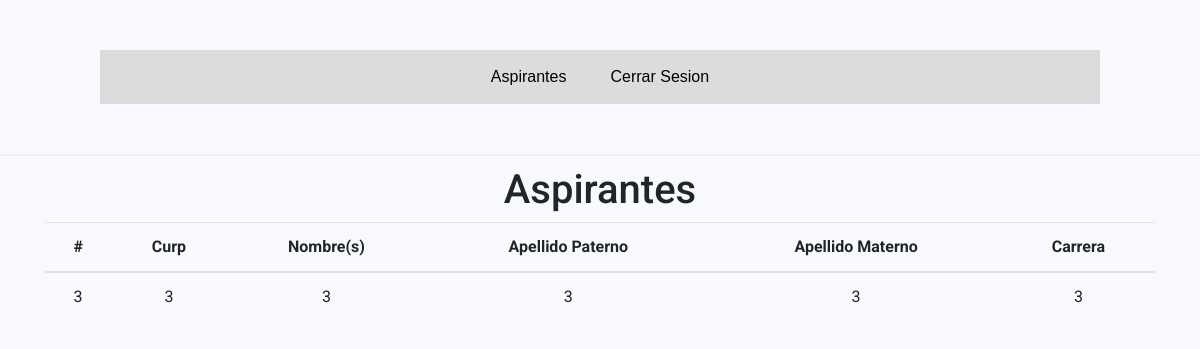
/checkup.php (signed in), run on the app's committed database.
### tables this page shows
CREATE TABLE `users` (
  `id` int(11) NOT NULL,
  `curp` varchar(200) NOT NULL,
  `password` varchar(200) NOT NULL,
  `nombres` varchar(200) NOT NULL,
  `apellido_paterno` varchar(200) NOT NULL,
  `apellido_materno` varchar(200) NOT NULL,
  `tipo` varchar(200) NOT NULL,
  `carrera` varchar(200) NOT NULL
);

### checkup.php (the view, shortened to what this page needs)
<?php
  require 'database.php';
  if (isset($_SESSION['user_id'])) {
    $records = $conn->prepare('SELECT * FROM users WHERE id = :id');
    $records->bindParam(':id', $_SESSION['user_id']);
    $records->execute();
    $results = $records->fetch(PDO::FETCH_ASSOC);
    $user = null;
    if (count($results) > 0) {
      $user = $results;
      $USER_ID = $_SESSION['user_id'];
      $tipousuario = "SELECT tipo FROM users WHERE id = ?";
$consultatipo = $conn->prepare($tipousuario);
$consultatipo->execute(array($USER_ID));
$tipo = $consultatipo->fetch(PDO::FETCH_ASSOC);
    }
  }else if (isset($_SESSION['admin_id'])) {
    $records = $conn->prepare('SELECT * FROM admin WHERE id = :id');
    $records->bindParam(':id', $_SESSION['admin_id']);
    $records->execute();
    $results = $records->fetch(PDO::FETCH_ASSOC);
    $user = null;
    if (count($results) > 0) {
      $user = $results;
      $USER_ID = $_SESSION['admin_id'];
      $tipousuario = "SELECT tipo FROM admin WHERE id = ?";
$consultatipo = $conn->prepare($tipousuario);
$consultatipo->execute(array($USER_ID));
$tipo = $consultatipo->fetch(PDO::FETCH_ASSOC);
    }
  }
?>
<!DOCTYPE html>
<html lang="en">
<head>
    <link rel="stylesheet" href="assets/css/bootstrap.min.css">
    <link rel="stylesheet" href="https://use.fontawesome.com/releases/v5.7.0/css/all.css"
>
    <link rel="stylesheet" href="assets/css/style.css">
</head>
<body>
    <?php if(!empty($user)):?>
      <h1>Aspirantes</h1>
      <div class="container">
        <table class="table">
          <thead>
            <tr>
              <th scope="col">#</th>
              <th scope="col">Curp</th>
              <th scope="col">Nombre(s)</th>
              <th scope="col">Apellido Paterno</th>
              <th scope="col">Apellido Materno</th>
              <th scope="col">Carrera</th>
            </tr>
          </thead>
          <tbody>
            <?php
if($tipo['tipo'] == 1){
$sql = "SELECT * FROM users";
$consulta = $conn->prepare($sql);
$consulta->execute();
}else{
  $sql = "SELECT id,curp, nombres, apellido_paterno, apellido_materno, carrera FROM users WHERE id = ?";
  $consulta = $conn->prepare($sql);
  $consulta->execute(array($USER_ID));
}
 while($mostrar = $consulta->fetch(PDO::FETCH_ASSOC)){
    ?>
        <tr >
            <td  ><?php echo $mostrar['id']?></td>
            <td  ><?php echo $mostrar['curp']?></td>
            <td  ><?php echo $mostrar['nombres']?></td>
            <td ><?php echo $mostrar['apellido_paterno']?></td>
            <td  ><?php echo $mostrar['apellido_materno']?></td>
            <td  ><?php echo $mostrar['carrera']?></td>
        </tr>
        <?php
        }
        ?>
          </tbody>
        </table>
      </div>
    <?php else:
        header("Location: /web-aspirantes/login.php")
    ?>
    <?php endif;?>
</body>
</html>

### assets/css/style.css (style rules this page uses)
body { margin: 0; padding: 0; font-family: 'Roboto', sans-serif; text-align: center; }
header { border-bottom: 2px solid #eee; padding: 20px 0; margin-bottom: 10px; width: 100%; text-align: center; }
header a { text-decoration: none; color: #333; }

### assets/css/stylemenu.css (style rules this page uses)
* { margin: 0; padding: 0; -webkit-box-sizing: border-box; -moz-box-sizing: border-box; box-sizing: border-box; }
.navegacion { width: 1000px; margin: 30px auto; background-color: gainsboro;;; }
body { background-color: ghostwhite; background-image: url("../img/ith.png"); background-repeat: no-repeat; background-position: center; background-size: 300px 300px; }
.navegacion ul { list-style: none; }
.menu >li { position: relative; display: inline-block; }
.menu >li >a { display: block; padding: 15px 20px; color: black; font-family: Verdana, Geneva, Tahoma, sans-serif; text-decoration: none; }

### data on the page
users: id "3", curp "3", nombres "3", apellido_paterno "3", apellido_materno "3", carrera "3"
